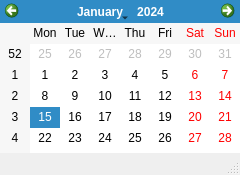
<?xml version="1.0" encoding="UTF-8"?>
<ui version="4.0">
 <class>venCalendaraula</class>
 <widget class="QMainWindow" name="venCalendaraula">
  <property name="geometry">
   <rect>
    <x>0</x>
    <y>0</y>
    <width>240</width>
    <height>175</height>
   </rect>
  </property>
  <property name="minimumSize">
   <size>
    <width>240</width>
    <height>175</height>
   </size>
  </property>
  <property name="maximumSize">
   <size>
    <width>240</width>
    <height>175</height>
   </size>
  </property>
  <property name="windowTitle">
   <string>Calendario</string>
  </property>
  <widget class="QWidget" name="centralwidget">
   <widget class="QCalendarWidget" name="calendar">
    <property name="geometry">
     <rect>
      <x>0</x>
      <y>0</y>
      <width>240</width>
      <height>170</height>
     </rect>
    </property>
    <property name="minimumSize">
     <size>
      <width>240</width>
      <height>170</height>
     </size>
    </property>
    <property name="maximumSize">
     <size>
      <width>240</width>
      <height>170</height>
     </size>
    </property>
   </widget>
  </widget>
  <widget class="QStatusBar" name="statusbar"/>
 </widget>
 <resources/>
 <connections/>
</ui>
